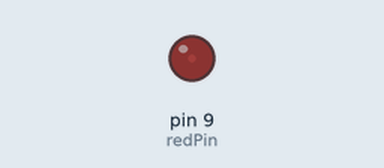
The sketch below on a simulated Arduino Uno, built with avr-gcc and run on an emulated ATmega328P. On the bench: output pins drawn as LEDs (lit = HIGH).

Above: at 0.15 s.
At 8.19 s:
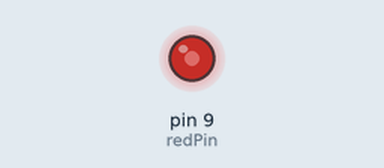
At 16.2 s:
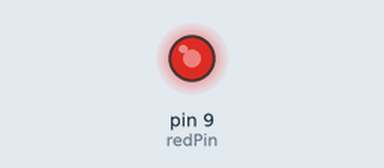
At 32.28 s:
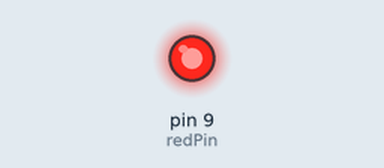
Timing chart, 0 to 40.0 s (numbered marks = the images above):
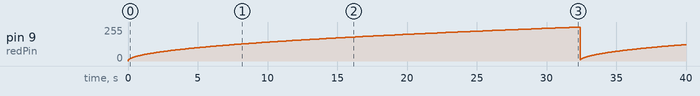

The sketch:

03.AnalogWrite.ino
```cpp
int redPin=9;
void setup(){
pinMode(redPin, OUTPUT);
}
void loop(){
    for(int i=0;i<255;i++){
    analogWrite(redPin,i);
    delay(i);}
}
```
